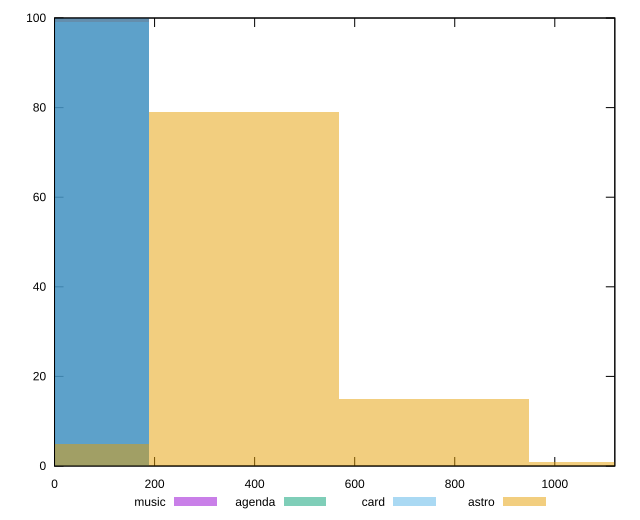

Write the gnuplot code that produced this figure.
reset

$music <<EOF
0 100
EOF

$agenda <<EOF
0 100
EOF

$card <<EOF
0 99
EOF

$astro <<EOF
379.66078374306323 79
759.3215674861265 15
0 5
1138.9823512291896 1
EOF

set key outside below
set boxwidth 379.66078374306323
set xrange [0:1120]
set yrange [0:100]
set trange [0:100]
set style fill transparent solid 0.5 noborder
set terminal svg size 640, 520 enhanced background rgb 'white'
set output "reports/report_00027_2021-02-24T12-40-31.850Z/unused-css-rules/comparison/histogram/all_raw.svg"

plot $music title "music" with boxes, \
     $agenda title "agenda" with boxes, \
     $card title "card" with boxes, \
     $astro title "astro" with boxes

reset
